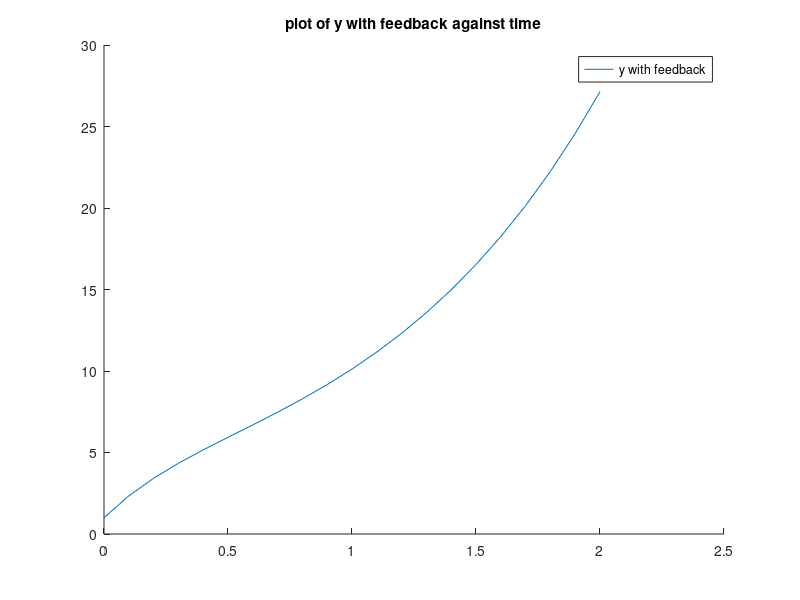

Write the MATLAB code that produced this figure.
% Q1(a)
A = [0 1 0;
     0 0 1;
     1 5 7];
 
B = [1; 0; 0];

eig_A = eig(A);
disp("e-values of A:")
disp(eig_A);

% Q1(b)
n = size(A);
n = n(1,1); 
m = size(B);
m = m(1,1);

Q = zeros(n, n*m);


for i=0:n-1
   Q(:,i+1) = A^i*B; 
end

disp("Q:")
disp(Q);
rank_Q = rank(Q);

disp("Rank of Q:")
disp(rank_Q);

% Q1(c)
T = 0.1;
tf = 2.0;
numOfIteration = ceil(tf/T);

x = zeros(3, numOfIteration);
x_expm = zeros(3, numOfIteration);
t = zeros(1, numOfIteration);

x(:,1) = [0; 1; 0];
x_expm(:,1) = [0; 1; 0];
t(1) = 0;

for k = 1:numOfIteration
    k1 = T*A*x(:,k);
    k2 = T*A*(x(:,k)+0.5*k1);
    k3 = T*A*(x(:,k)+0.5*k2);
    k4 = T*A*(x(:,k)+k3);
    x(:,k+1) = x(:,k) + k1/6 + k2/3 + k3/3 + k4/6;
    
    t(k+1) = t(k) + T;
    
    x_expm(:,k+1) = expm(A*t(k+1)) * x(:,1);
end

y = [0 1 3]*x;
y_expm = [0 1 3]*x_expm;

% line(t, y);
% hold on;
% line(t, y_expm);
% hold on;
% title('Plot of unforced y against time');
% legend('y');
% hold off;

% Q1(d)
p = [-1+i, -1-i, -2];
K = place(A, B, p);
disp('K:');
disp(K);

% Q1(e)
A_fb = A - B*K;
x_fb = zeros(3, numOfIteration);
x_fb(:,1) = [0; 1; 0];

for k = 1:numOfIteration   
    t(k+1) = t(k) + T;
    x_fb(:,k+1) = expm(A_fb*t(k+1)) * x(:,1);
end

y_fb = [0 1 3]*x_fb;

line(t, y_fb);
legend('y with feedback');
title('plot of y with feedback against time');
hold off;